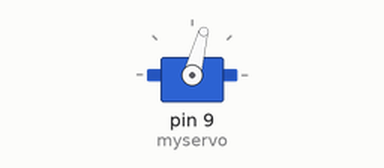
Bench run of a sketch on a simulated Arduino Mega 2560, built with avr-gcc and run on an emulated ATmega2560. Parts: servo. What the sketch prints to the serial monitor is not drawn.

Above: at 0.1 s.
Timing chart, 0 to 1.6 s (numbered marks = the images above):
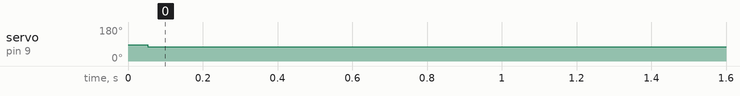

Measured:
- by itself, servo on pin 9 (myservo): 85° → 75° at 0.05 s

The sketch:

ballbalance1.ino
```cpp
#include <SoftwareSerial.h>   //header file of software serial port
#include <Servo.h>

///////////////////////Inputs/outputs///////////////////////
SoftwareSerial Serial1(2, 3); //define software serial port name as Serial1 and define pin2 as RX & pin3 as TX
Servo myservo;  // create servo object to control a servo, later attached to D9

////////////////////////Variables///////////////////////
int dist;                     //actual distance measurements of LiDAR
int strength;                 //signal strength of LiDAR
int check;                    //save check value
int i;
int uart[9];                   //save data measured by LiDAR
const int HEADER = 0x59;      //frame header of data package
int period = 50;  //Refresh rate period of the loop is 50ms

float distance = 0.0;
float elapsedTime, time, timePrev;        //Variables for time control
float distance_previous_error, distance_error;

///////////////////PID constants///////////////////////
float kp = 20;//
float ki = 0.2;
float kd = 3500;
float distance_setpoint = 30;         //Should be the distance from sensor to the middle of the bar in mm
float PID_p, PID_i, PID_d, PID_total;

float get_TFminiPlus_distance() {
  while (Serial1.available()) { //check if serial port has data input
    if (Serial1.read() == HEADER) { //assess data package frame header 0x59
      uart[0] = HEADER;
      if (Serial1.read() == HEADER) { //assess data package frame header 0x59
        uart[1] = HEADER;
        for (i = 2; i < 9; i++) { //save data in array
          uart[i] = Serial1.read();
        }
        check = uart[0] + uart[1] + uart[2] + uart[3] + uart[4] + uart[5] + uart[6] + uart[7];
        if (uart[8] == (check & 0xff)) { //verify the received data as per protocol
          dist = uart[2] + uart[3] * 256; //calculate distance value
          return dist; //return measured distance value of LiDAR
        }
      }
    }
  }
  return distance_setpoint; //return setpoint if no valid data
}

void setup() {
  Serial.begin(9600);         //set bit rate of serial port connecting Arduino with computer
  Serial1.begin(115200);      //set bit rate of serial port connecting LiDAR with Arduino

  myservo.attach(9);  // attaches the servo on pin 9 to the servo object
  myservo.write(85);

  time = millis();
}

void loop() {
  if (millis() > time + period) {
    time = millis();
    distance = get_TFminiPlus_distance(); // Read distance from TFmini Plus
    distance_error = distance_setpoint - distance;
    PID_p = kp * distance_error;
    float dist_difference = distance_error - distance_previous_error;
    PID_d = kd * ((distance_error - distance_previous_error) / period);

    if (-3 < distance_error && distance_error < 3) {
      PID_i = PID_i + (ki * distance_error);
    } else {
      PID_i = 0;
    }

    PID_total = PID_p + PID_i + PID_d;
    if (PID_total < -30) {
      PID_total = -30;
    }
    //    Serial.print(PID_total);
    Serial.print(PID_total);
    Serial.print("\t");
    PID_total = map(PID_total, -500, 500, 0, 150);


    //    if (PID_total < 20 && PID_total > 120) {
    //      PID_total = 0;
    //    }
    //    if (PID_total > 120) {
    //      PID_total = 160;
    //    }
    Serial.print(PID_total);
    myservo.write(PID_total);

    distance_previous_error = distance_error;

    // Print the distance and servo angle
    Serial.print("Distance: ");
    Serial.print(distance);
    Serial.print(" cm, Servo Angle: ");
    Serial.println(PID_total + 30);
  }
}
```
